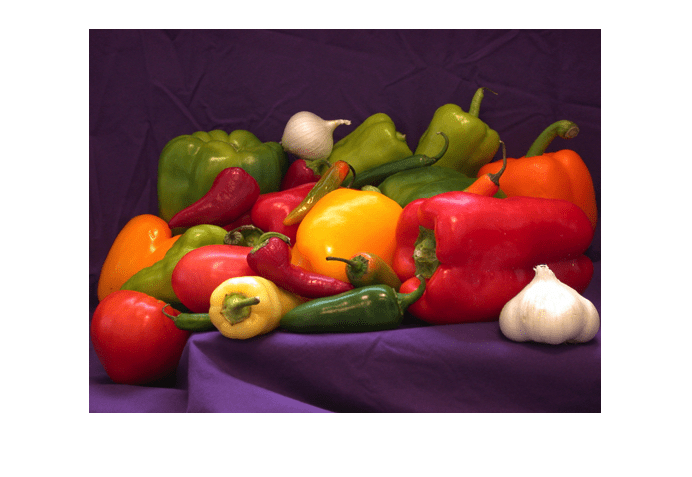
#> input picture pepper.jpg, 692 x 477 px, found by its file name
$ jupyter execute --allow-errors interactive-architecture-Q3-CV1-guide.ipynb
#> lines starting #> are read from the running program, lines starting #| are printed output that depends on the picture; after the words box and inside, x2 and y2 are one past the last pixel; in counts of white or black regions, pixels touching at a corner belong together
<a href="https://colab.research.google.com/github/seyrankhademi/Interactive_Arch_Q3_P1/blob/main/interactive-architecture-Q3-CV1-guide.ipynb" target="_parent"></a>

# **Computer vision session 1 - Python, Google colab, Matplotlib, OpenCV**

---

## **Access data on Google Colab**
This notebook is running remotely on the Google Colab platform, therefore to save and access the images in your personal (local or remote) Google space you need to access your Google drive (gdrive).  We use the virtual drive in our notebook to save and access. Note that
You can read images from url if you are not willing to couple your Google drive to your colab.

### **Reading/writing an image from our gdrive**
I made a directory on my gdrive to save my Colab notebooks as well as images I read from or write on my drive. I can print my image as a Python array with numbers representing a digital image or visualize an image as a 2D picture.
You may skip this cell if you want to import an image from a url.

[cell 1]
#You need to give access to your google drive to mount the virtual drive here
import os
from google.colab import drive
drive.mount('/content/gdrive')

### **Reading an image from a remote source**
The image read function can read an image from an online source and display it as in the notebook as well.

[cell 2]
#To read an image from any url link we need extra library
import urllib.request
# to create a file-like object from the url
url="https://i.pinimg.com/originals/70/82/e8/7082e801e270b85ffb2b8a2a74217760.jpg"
#> (the rest of this cell did not finish here and is left out)

## **Matplotlib Library**

---

Matplotlib is a comprehensive library for creating static, animated, and interactive visualizations in Python.

[cell 3]
#import necessary library to read and display an image
from matplotlib import pyplot as plt

[cell 4]
#both local and remote images can be read using Jupyter notebook.
#read an image from my gdrive
mydir = "/content/gdrive/My Drive/Colab Notebooks/imagdir/pepper.jpg"
img = plt.imread(mydir)
#> img is the input picture: shape (477, 692, 3); mean R, G, B 166.2, 134.3, 131.2

#> (a cell that did not finish here is left out)

#> (a cell that did not finish here is left out)

### **How an image is represented in Python?**
The image data represented as

- (M, N) for grayscale images.

- (M, N, 3) for RGB images.

PNG images are returned as float arrays (0-1). All other formats are returned as intiger arrays.

[cell 7]
#what is the size of my image?
img.shape
#> Out = (477, 692, 3)

[cell 8]
#how does an image array look like? What to you read?
imread= print(img)
#> (printed output is left out)

[cell 9]
#Let's try specific value
imread= print(img[300,400,0])
#| 76

[cell 10]
#the image can be visulized uding one line of code
imgplot = plt.imshow(img)

### **Image processing with matplotlip**

- RGB images decompose color information in 3 channels (matrices) Red, Green, Blue. Each color matrix in a 3d tensor image contains the contribution for each pixel. By selecting each channel and displaying the image accordingly the color channels for all the pixels can be visualized.
- Image size can be manipulated by cutting pixels from the width and the hight of the image


[cell 11]
#we can resize the image to eliminate the white pixels surrounding the scene
imgresize=img[100:450,250:520,:]
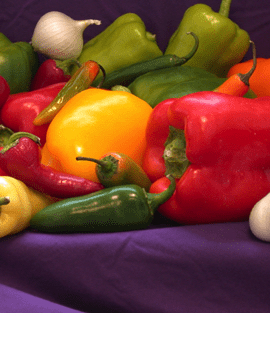
#> imgresize: shape (350, 270, 3); mean R, G, B 133.8, 81.7, 65.8
plt.imshow(imgresize)

#> (a cell that did not finish here is left out)

[cell 13]
#resize the image
imgresize=img[50:410,90:600,:]
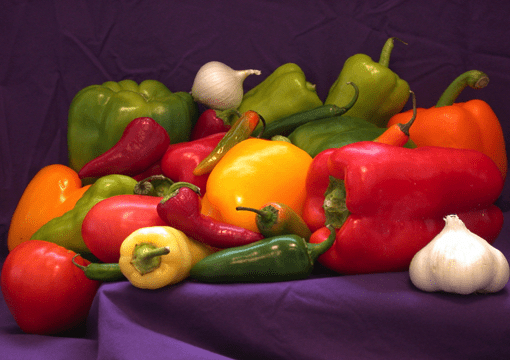
#> imgresize: shape (360, 510, 3); mean R, G, B 109.5, 54.2, 46.7
plt.imshow(imgresize)

[cell 14]
#we can visualize the red pixels in the image
imgred=imgresize[:,:,0]
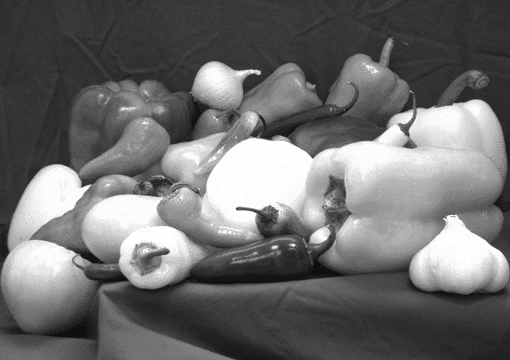
#> imgred: shape (360, 510); min 12, max 255, mean 109.5
plt.imshow(imgred)
imread= print(imgred)
#> (printed output is left out)

[cell 15]
#we can visualize the green pixels in the image
imggreen=imgresize[:,:,1]
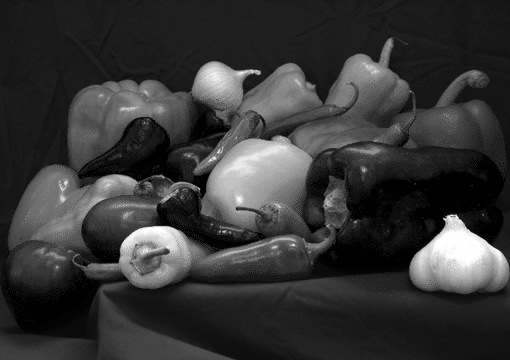
#> imggreen: shape (360, 510); min 0, max 255, mean 54.2
plt.imshow(imggreen)
imread= print(imggreen)
#> (printed output is left out)

[cell 16]
#we can visualize the blue pixels in the image
imgblue=imgresize[:,:,2]
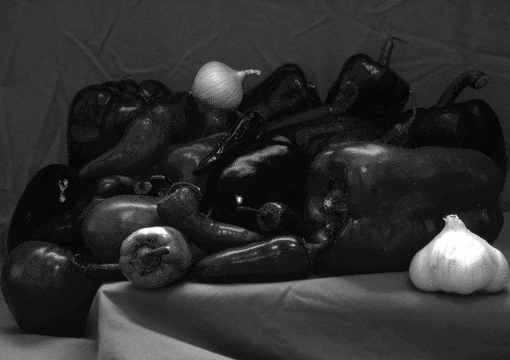
#> imgblue: shape (360, 510); min 2, max 255, mean 46.7
plt.imshow(imgblue)
imread= print(imgblue)
#> (printed output is left out)

Note: The images created here can be saved directly into your Google drive by navigating to the path to your directory using [this line of code](https://matplotlib.org/stable/api/_as_gen/matplotlib.pyplot.savefig.html).

## **OpenCV**

---
There are differnt Python library for Computer Vision (CV). The most popular one is OpenCV that is developed for efficient image processing and real-time CV. Here we use few example function from OpenCV to do basic image manipulations and processing.

[cell 17]
# import OpenCV library to read and display an image
import cv2

[cell 18]
#in opencv to visulize image from url we first need to convert it into array format
import numpy as np
# to create a file-like object from the url
url="https://i.pinimg.com/originals/70/82/e8/7082e801e270b85ffb2b8a2a74217760.jpg"
#> (the rest of this cell did not finish here and is left out)

#> (a cell that did not finish here is left out)

[cell 20]
# import visualization library from opencv
from google.colab.patches import cv2_imshow
cv2_imshow(img)

[cell 21]
height, width, channels = img.shape
#> height = 477; width = 692; channels = 3
print(height,width,channels)
#| 477 692 3

### We can do photoshop-like manipulation with OpenCV

[cell 22]
# resize image
img_resized = cv2.resize(img,(0,0), fx=0.5, fy=0.5)
height, width, channels = img_resized.shape
#> height = 238; width = 346
print(height,width,channels)
#| 238 346 3
cv2_imshow(img_resized)

[cell 23]
# Image can be converted to grayscale
img_gray = cv2.cvtColor(img, cv2.COLOR_BGR2GRAY)
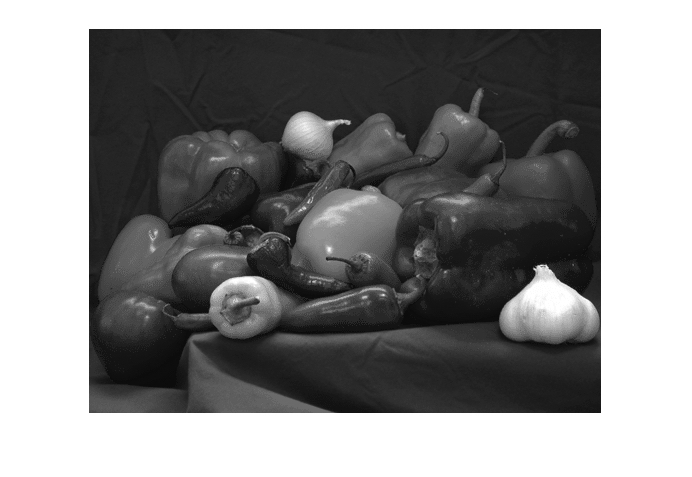
#> img_gray: shape (477, 692); min 10, max 255, mean 137
cv2_imshow(img_gray)

[cell 24]
# Image can be smoothed using Gaussian filter
img_blur = cv2.GaussianBlur(img_gray, (15,15), 0)
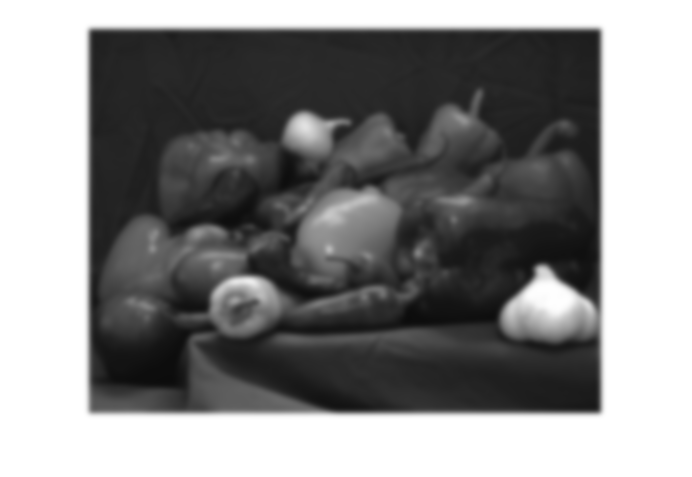
#> img_blur: shape (477, 692); min 12, max 255, mean 137
cv2_imshow(img_blur)

[cell 25]
# Use edge detector filter
img_edges = cv2.Canny(image=img, threshold1=50, threshold2=20)
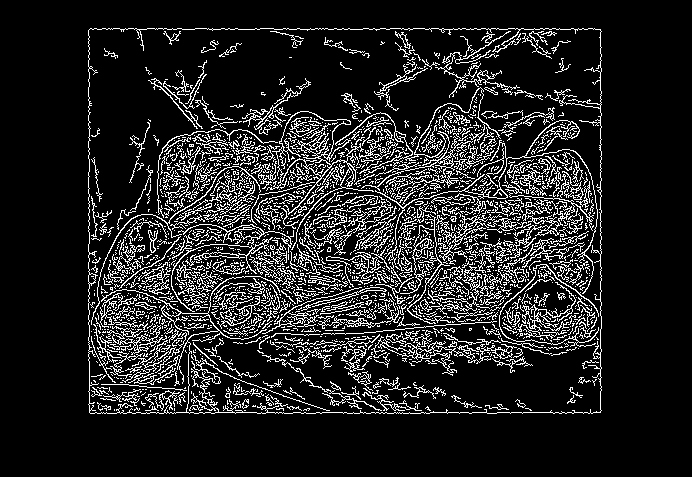
#> img_edges: shape (477, 692); 13.3% white in thin lines or dots, all inside (x1, y1, x2, y2) = (88, 28, 602, 414)
cv2_imshow(img_edges)

### Let's try another image and use instagram-like filters for image processing

[cell 26]
#read the image from url
url="https://i.pinimg.com/originals/46/28/c7/4628c7516874f56a0cbfd876ade4f96a.jpg"
#> (the rest of this cell did not finish here and is left out)

[cell 27]
img_bright = cv2.convertScaleAbs(img, beta=100)
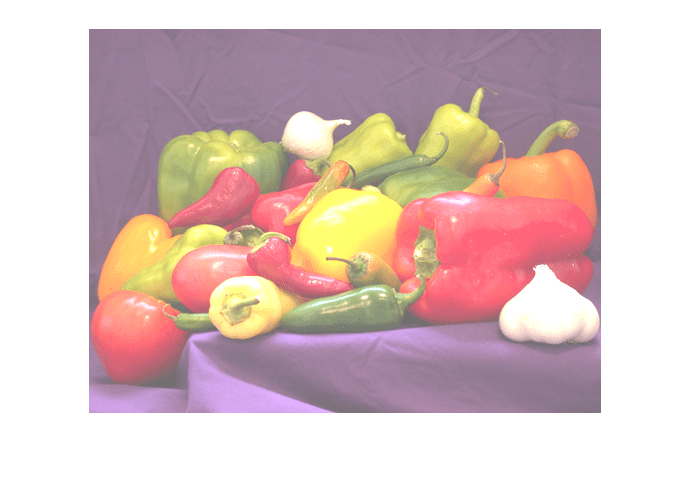
#> img_bright: shape (477, 692, 3); mean R, G, B 217.1, 192.4, 190.2
cv2_imshow(img_bright)
